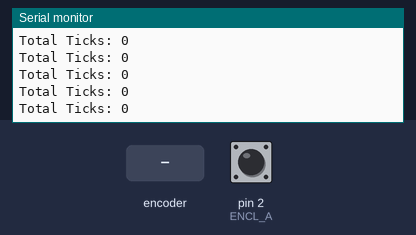
A sketch run on a simulated Arduino Uno, built with avr-gcc and run on an emulated ATmega328P. Shown: the last lines printed to the serial monitor. Inputs (shaded band) come from the test bench; at power-on: pin 2 (ENCL_A) HIGH.

Above: at 1.2 s.
1.3 s: rotary encoder on pin 2 (ENCL_A) / pin 3 (ENCL_B) turned 1 step (first pin leading)
At 1.42 s:
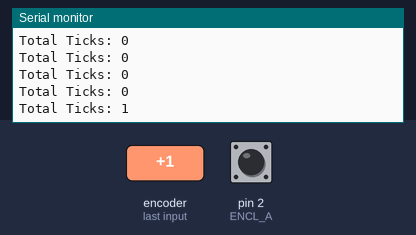
3.0 s: rotary encoder on pin 2 (ENCL_A) / pin 3 (ENCL_B) turned 1 step (first pin leading)
At 3.12 s:
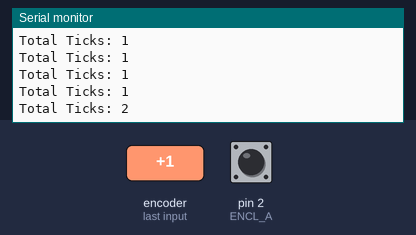
Timing chart, 0 to 6.0 s (numbered marks = the images above; inputs shaded):
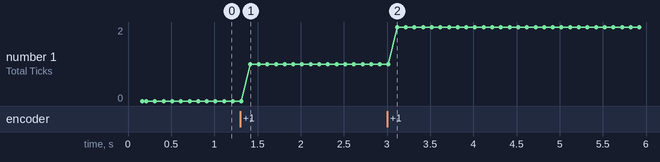

The sketch:

forward_calibration.ino
```cpp
// --- Pin Definitions (As per your working setup) ---
const int ENCL_A = 2; // Left Encoder Phase A (Interrupt)
const int ENCL_B = 3; // Left Encoder Phase B

volatile long leftTicks = 0;

void setup() {
  Serial.begin(9600);
  pinMode(ENCL_A, INPUT_PULLUP);
  pinMode(ENCL_B, INPUT_PULLUP);

  // Attach interrupt for the most accurate counting
  attachInterrupt(digitalPinToInterrupt(ENCL_A), countLeft, RISING);

  Serial.println("--- 18cm Calibration Mode ---");
  Serial.println("1. Align the robot back-end with a start line.");
  Serial.println("2. Push it slowly to the 18cm mark.");
  Serial.println("3. Note the final 'Total Ticks' value.");
}

void loop() {
  Serial.print("Total Ticks: ");
  Serial.println(leftTicks);
  delay(100);
}

void countLeft() {
  // Simple increment for calibration
  leftTicks++;
}
```

Measured:
- after the input at 1.3 s, the serial monitor: prints a new line after 0.11 s (image 1)
- after the input at 3.0 s, the serial monitor: prints a new line after 0.12 s (image 2)
